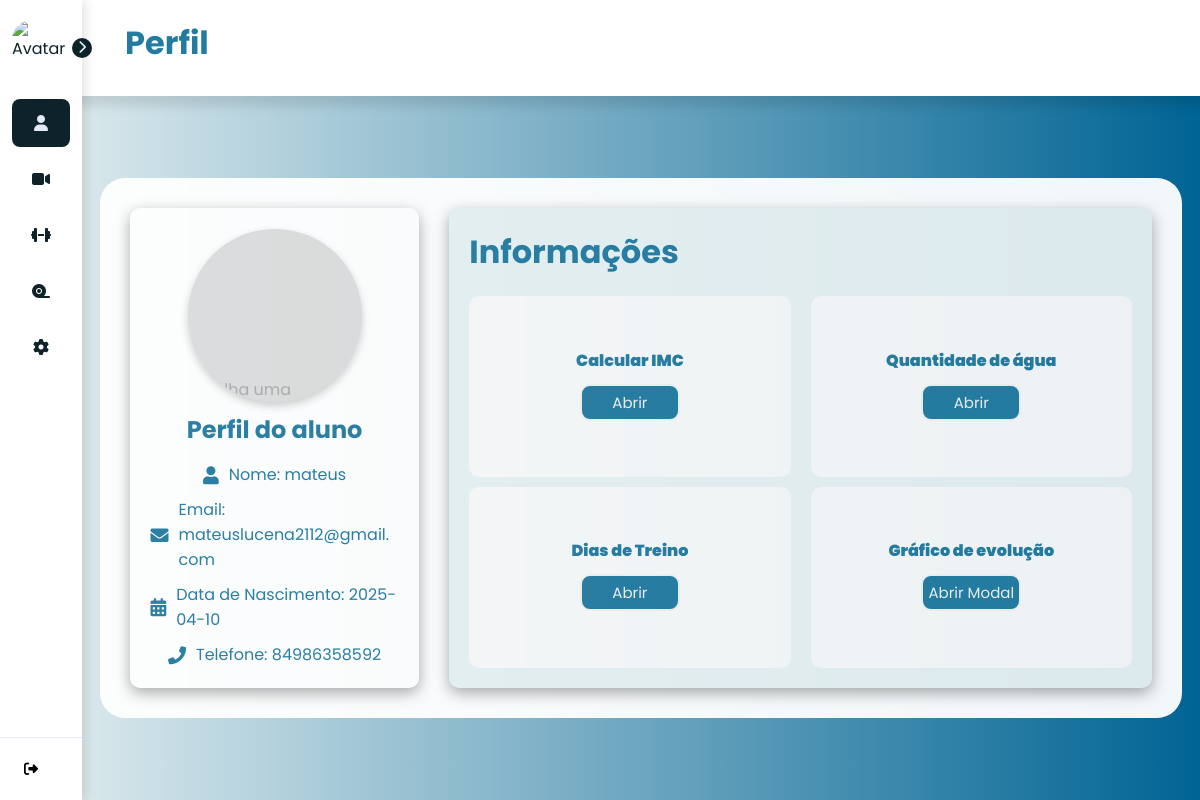
Screenshot of /profile (signed in) with the database file from the repository.
### tables this page shows
CREATE TABLE users (
    use_id INTEGER PRIMARY KEY AUTOINCREMENT,
    use_nome TEXT NOT NULL,
    use_senha TEXT NOT NULL,
    use_email TEXT NOT NULL,
    use_telefone TEXT NOT NULL,
    use_data_nascimento DATE NOT NULL,
    use_genero TEXT NOT NULL,
    use_tipo_usuario TEXT NOT NULL,
    use_dias_treino INT,
    use_horario_treino TIME,
    use_dias_trabalho INT,
    use_horario_trabalho TIME,
    use_contador_dias INTEGER DEFAULT 0,
    use_contador_agua INTEGER DEFAULT 0,
    use_foto_perfil TEXT  -- Coluna para foto de perfil
);

### app.py (the view, shortened to what this page needs)
@app.route('/profile')
def profile():
    user_id = current_user.get_id()
    user = User.get(user_id)
    if user:
        return render_template('profile.html', user_info=user)
    else:
        flash("Usuário não encontrado.")
        return redirect(url_for('index'))

### app.py (called while the page is built)
@login_manager.user_loader
def load_user(user_id):
    return User.get(user_id)

### models/__init__.py (called while the page is built)
def obter_conexao():
    conn = sqlite3.connect(database)
    conn.row_factory = sqlite3.Row
    return conn

    def get_id(self):
        return self.id

### templates/profile.html (shortened to what this page needs)
{% extends "base.html" %}
{% block titlePage %} Perfil {% endblock %}
{% block content %}
<div class="profile-page">
    <div class="profile-container1">
        <label class="picture" for="picture__input" tabIndex="0">
            <span class="picture__image">Escolha uma imagem</span>
        </label>
        <h2>Perfil do {{ user_info.tipo_usuario}}</h2>
        <div class="profile-info1">
            <div class="info-item">
                <i class="fas fa-user"></i>
                <p>Nome: {{ user_info.nome }}</p>
            </div>
            <div class="info-item">
                <i class="fas fa-envelope"></i>
                <p>Email: {{ user_info.email }}</p>
            </div>
            <div class="info-item">
                <i class="fas fa-calendar-alt"></i>
                <p>Data de Nascimento: {{ user_info.data_nascimento }} </p>
            </div>
            <div class="info-item">
                <i class="fas fa-phone"></i>
                <p>Telefone: {{ user_info.telefone }}</p>
            </div>
        </div>
    </div>
    <div class="profile-container2">
        <h1>Informações</h1>
        <div class="profile-info2">
            <div class="info2-items">
                <div class="info2-item-text fas " style="color:var(--techfit-200);">
                    <p>Calcular IMC</p>
                </div>
                <div class="info2-buttons" onclick="openModal('modal1')">Abrir</div>
            </div>
            <div class="info2-items">
                <div class="info2-item-text fas " style="color:var(--techfit-200);">
                    <p>Quantidade de água</p>
                </div>
                <div class="info2-buttons" onclick="openModal('modal')">Abrir</div>
            </div>
            <div class="info2-items">
                <div class="info2-item-text fas " style="color:var(--techfit-200);">
                    <p> Dias de Treino </p>
                </div>
                <div class="info2-buttons" onclick="openModal('modal3')">Abrir</div>
            </div>
            <div class="info2-items">
                <div class="info2-item-text fas " style="color:var(--techfit-200);">
                    <p> Gráfico de evolução</p>
                </div>
                <div class="info2-buttons" onclick="openModal('modal4')">Abrir Modal</div>
            </div>
        </div>
    </div>
</div>
{% endblock %}

### templates/profile.html (style rules this page uses)
:root { --techfit-100: #ffff; --techfit-200: #247ba0; --techfit-300: #247ba0; --techfit-400: #006494; --techfit-500: #e8f1f2; }
* { font-family: "Didact Gothic", sans-serif; margin: 0; padding: 0; box-sizing: border-box; }
body { display: flex; align-items: center; justify-content: center; width: 100%; height: 100vh; }
.profile-page { display: flex; width: 100%; height: 100%; }
h1 { text-align: left; color: var(--techfit-200); margin-bottom: 10px; }
.profile-container1 { display: flex; flex-direction: column; align-items: center; justify-content: center; margin: 0 auto; width: 40%; margin-right: 30px; padding: 2%; background-color:var(--techfit--100); border-radius: 10px; box-shadow: 0 5px 15px rgba(0, 0, 0, 0.35); gap: 10px; }
.profile-container1 h2 { text-align: center; margin-bottom: 5px; color: var(--techfit-200); }
.picture { width: 70%; height: 0; padding-top: 70%; background: #ddd; display: flex; align-items: center; justify-content: center; color: #aaa; cursor: pointer; transition: color 300ms ease-in-out, background 300ms ease-in-out; outline: none; overflow: hidden; border-radius: 50%; position: relative; box-shadow: 0 4px 8px rgba(0, 0, 0, 0.2); }
.profile-info1 { display: flex; flex-direction: column; align-items: center; justify-content: center; gap: 10px; width: 100%; }
.profile-info1 .info-item { display: flex; align-items: center; gap: 10px; font-size: 16px; color: var(--techfit-200); }
.profile-info1 .info-item p { word-wrap: break-word; word-break: break-word; overflow-wrap: break-word; }
.profile-info1 .info-item i { font-size: 18px; }
.profile-container2 h1 { color: var(--techfit-200); }
.profile-container2 { display: flex; flex-direction: column; background-color: var(--techfit-500); width: 100%; max-width: 100%; box-shadow: 0 5px 15px rgba(0, 0, 0, 0.35); border-radius: 10px; padding: 20px; gap: 10px; box-sizing: border-box; overflow: hidden; }
.profile-info2 { height: 90%; display: flex; flex-wrap: wrap; justify-content: space-between; gap: 10px; }
.info2-items { display: flex; flex-direction: column; align-items: center; justify-content: center; text-align: center; width: 100%; min-height: 120px; background-color: #F9F9F9; padding: 10px; border-radius: 10px; box-sizing: border-box; gap: 5px; flex: 1 1 calc(50% - 10px); min-width: 150px; max-width: calc(50% - 10px); position: relative; }
.info2-buttons { margin-top: 10px; border: 2px solid; border-radius: 10px; box-sizing: border-box; cursor: pointer; padding: 5px; width: 100px; text-align: center; background-color:var(--techfit-300); color:#F2F2F2; font-size: 15px; }

### templates/base.html (style rules this page uses)
* { margin: 0; padding: 0; box-sizing: border-box; font-family: 'Poppins', sans-serif; }
body { display: flex; min-height: 100vh; background-color: #0d2329; background: linear-gradient(to right, #e8f1f2, #006494); padding-left: 82px; color: #0d2329; }

### rows the page displays
users: tipo_usuario "aluno", nome "mateus", email "mateuslucena2112@gmail.com", data_nascimento "2025-04-10", telefone "84986358592"
